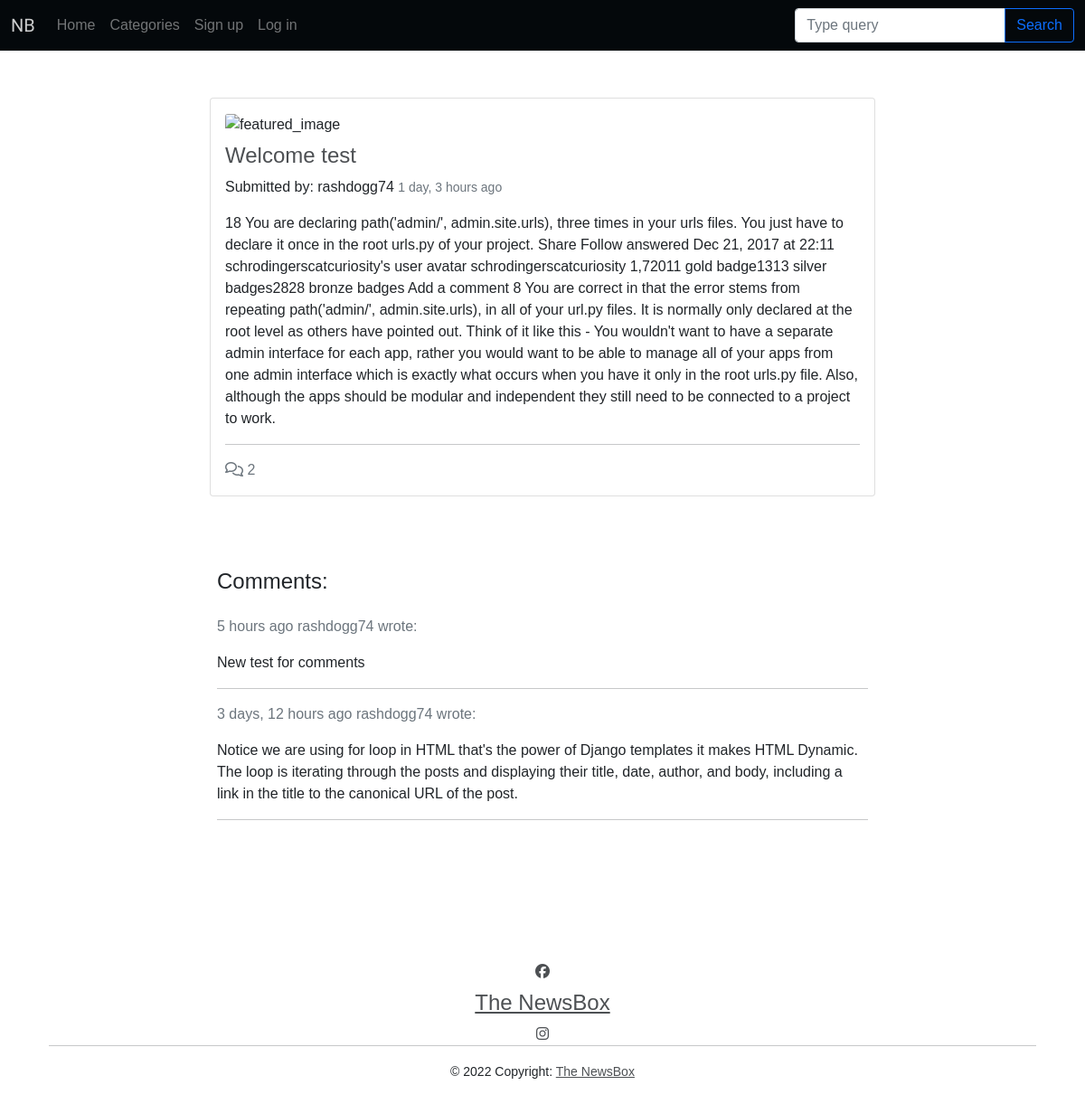
/welcome-test/, run on the app's committed database.
### blog/models.py (models this page shows, shortened)
class Post(models.Model):
    title = models.CharField(max_length=200, unique=True)
    slug = models.SlugField(max_length=200, unique=True)
    author = models.ForeignKey(
        User, on_delete=models.CASCADE, related_name="blog_posts"
    )
    featured_image = CloudinaryField('image', default='placeholder')
    excerpt = models.TextField(blank=True)
    updated_on = models.DateTimeField(auto_now=True)
    content = models.TextField()
    created_on = models.DateTimeField(auto_now_add=True)
    status = models.IntegerField(choices=STATUS, default=0)
    likes = models.ManyToManyField(
        User, related_name='blogpost_like', blank=True)
    category = models.ForeignKey(Category, on_delete=models.CASCADE,
                                 related_name="categories")
    class Meta:
        ordering = ["-created_on"]

class Comment(models.Model):
    post = models.ForeignKey(Post, on_delete=models.CASCADE,
                             related_name="comments")
    name = models.CharField(max_length=80)
    email = models.EmailField()
    body = models.TextField(max_length=250)
    created_on = models.DateTimeField(auto_now_add=True)
    approved = models.BooleanField(default=False)
    class Meta:
        ordering = ["created_on"]

### blog/views.py (the view, shortened to what this page needs)
# urls.py: path('<slug:slug>/', views.PostDetail.as_view(), name='post_detail'),
class PostDetail(View):
    def get(self, request, slug, *args, **kwargs):
        queryset = Post.objects.filter(status=1)
        post = get_object_or_404(queryset, slug=slug)
        comments = post.comments.filter(approved=True).order_by("-created_on")
        category = post.category
        liked = False
        if post.likes.filter(id=self.request.user.id).exists():
            liked = True
        return render(
            request,
            "post_detail.html",
            {
                "post": post,
                "comments": comments,
                "liked": liked,
                "category": category,
                "comment_form": CommentForm()
            },
        )

### blog/forms.py
class CommentForm(forms.ModelForm):
    class Meta:
        model = Comment
        fields = ('body',)

### templates/post_detail.html (shortened to what this page needs)
{% extends "base.html" %}
{% block content %}
{% load crispy_forms_tags %}
{% load humanize %}
<section class="py-1">
    <div class="container my-5">
        <div class="row justify-content-center">
            <div class="col-lg-8">
                <div class="card mb-4">
                    <div class="card-body">
                        <div class="image-container">
                            {% if "placeholder" in post.featured_image.url %}
                            <img class="card-img-top"
                                src="https://images.unsplash.com/photo-1495020689067-958852a7765e?ixlib=rb-1.2.1&ixid=MnwxMjA3fDB8MHxwaG90by1wYWdlfHx8fGVufDB8fHx8&auto=format&fit=crop&w=2069&q=80"
                                alt="placeholder_image">
                            {% else %}
                            <img class="card-img-top" src="{{ post.featured_image.url }}" alt="featured_image">
                            {% endif %}
                            <a href="{% url 'post_detail' post.slug  %}" class="post-link">
                                <h2 class="card-title">{{ post.title }}</h2>
                            </a>
                        </div>
                        <div class="image-flash">
                            <p class="author">Submitted by: {{ post.author }}
                                <small class="text-muted">{{ post.updated_on | naturaltime }} </small>
                            </p>
                        </div>
                        <p class="card-text">{{ post.content | safe }}</p>
                        <hr>
                        <p class="card-text text-muted ">
                            {% with comments.count as total_comments %}
                            <i class="far fa-comments"></i>
                            {{ total_comments }}
                            {% endwith %}
                        </p>
                    </div>
                </div>
            </div>
        </div>
    </div>
    <div class="container">
        <div class="row justify-content-center">
            <div class="row justify-content-center">
                <div class="col-lg-8">
                    <h3>Comments:</h3>
                    <div class="card-body px-0">
                        {% for comment in comments %}
                        <div class="comments">
                            <p class="text-muted">
                                {{ comment.created_on | naturaltime }} {{ comment.name }} wrote:
                            </p>
                            {{ comment.body | linebreaks }}
                        </div>
                        <hr>
                        {% endfor %}
                    </div>
                </div>
            </div>
        </div>
    </div>
</section>
{% endblock %}

### static/css/styles.css (style rules this page uses)
*::before, *::after { box-sizing: border-box; }
body { margin: 0; font-family: 'Oxygen', sans-serif; font-size: 1rem; font-weight: 400; line-height: 1.5; color: #212529; text-align: var(--bs-body-text-align); background-color: white; -webkit-text-size-adjust: 100%; -webkit-tap-highlight-color: rgba(0, 0, 0, 0); min-height: 100%; height: 100%; }
hr { margin: 1rem 0; color: inherit; background-color: currentColor; border: 0; opacity: 0.25; }
h6, .h6, h5, .h5, h4, .h4, h3, .h3, h2, .h2, h1, .h1 { margin-top: 0.5rem; margin-bottom: 0.5rem; font-weight: 300; line-height: 1.2; }
p { margin-top: 0; margin-bottom: 1rem; }
a { color: inherit; text-decoration: underline; opacity: 0.8; }
img { vertical-align: middle; }
.container { width: 100%; padding-right: var(--bs-gutter-x, 0.75rem); padding-left: var(--bs-gutter-x, 0.75rem); margin-right: auto; margin-left: auto; }
.row { --bs-gutter-x: 1.5rem; --bs-gutter-y: 0; display: flex; flex-wrap: wrap; margin-top: calc(-1 * var(--bs-gutter-y)); margin-right: calc(-0.5 * var(--bs-gutter-x)); margin-left: calc(-0.5 * var(--bs-gutter-x)); }
.my-5 { margin-top: 3rem; margin-bottom: 3rem; }
.post-link { text-decoration: none; }
@media (prefers-reduced-motion: no-preference) { :root { scroll-behavior: smooth; } }
@media (min-width: 1200px) { h1, .h1, h2, .h2, h3, .h3, h4, .h4, h5, .h5 { font-size: 1.5rem; } }
@media (min-width: 576px) { .container { max-width: 540px; } }
@media (min-width: 768px) { .container { max-width: 720px; } }
@media (min-width: 992px) { .container { max-width: 960px; } }
@media (min-width: 1200px) { .container { max-width: 1140px; } }

### data on the page
Post: title "Welcome test", author "rashdogg74", updated_on "1 day, 3 hours ago", content "18 You are declaring path('admin/', admin.site.urls), three times in your urls files. You just have to declare it once in the root urls.py of your project. Share Follow answered Dec 21, 2017 at 22:11 schrodingerscatcuriosity's user avatar schrodingerscatcuriosity 1,72011 gold badge1313 silver badges2828 bronze badges Add a comment 8 You are correct in that the error stems from repeating path('admin/', admin.site.urls), in all of your url.py files. It is normally only declared at the root level as others have pointed out. Think of it like this - You wouldn't want to have a separate admin interface for each app, rather you would want to be able to manage all of your apps from one admin…"
Comment: created_on "5 hours ago", name "rashdogg74", body "New test for comments"
Comment: created_on "3 days, 12 hours ago", name "rashdogg74", body "Notice we are using for loop in HTML that's the power of Django templates it makes HTML Dynamic. The loop is iterating through the posts and displaying their title, date, author, and body, including a link in the title to the canonical URL of the post."

### other printed values
{{ total_comments }} "2"
